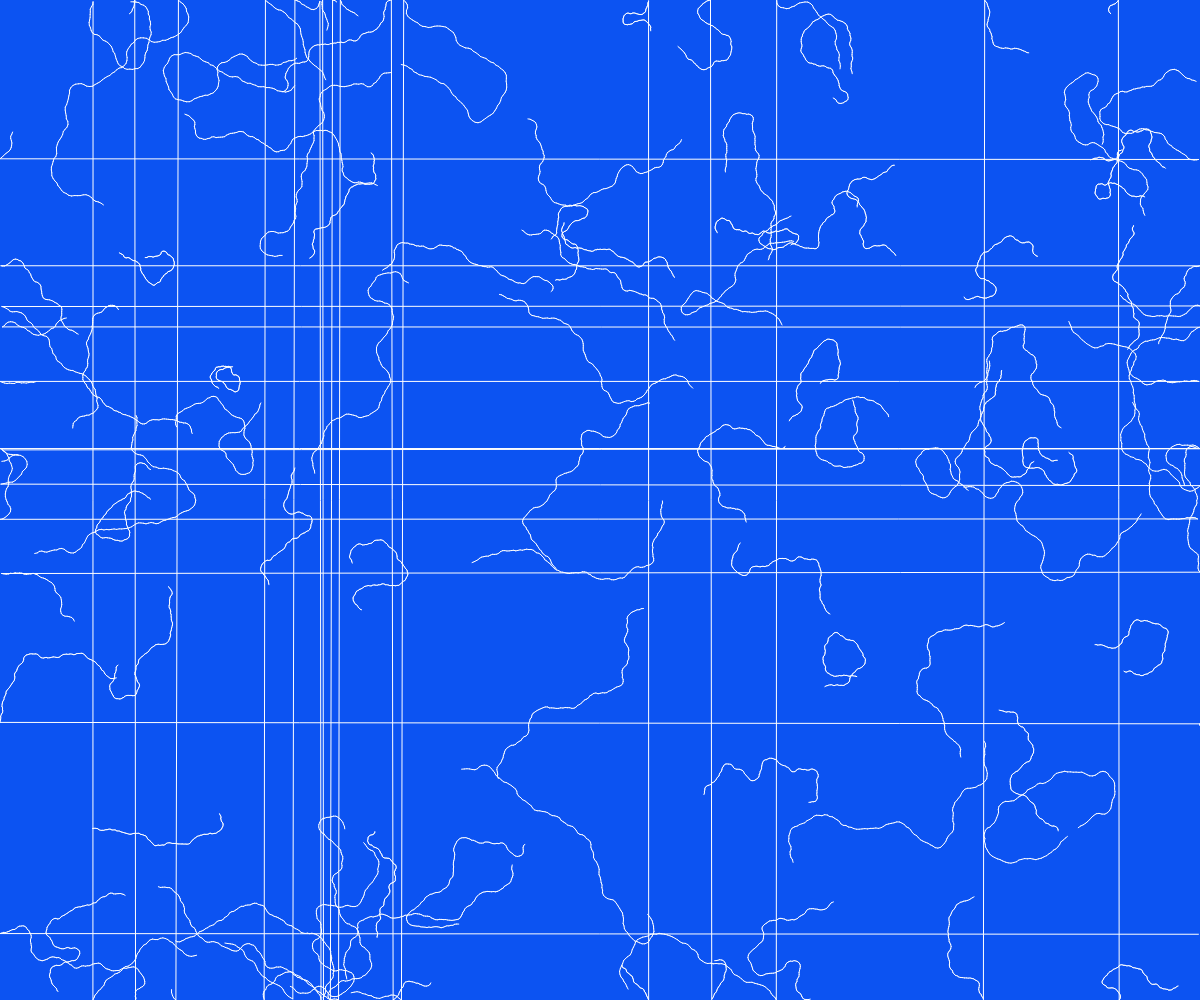
Frame 1 (no input)
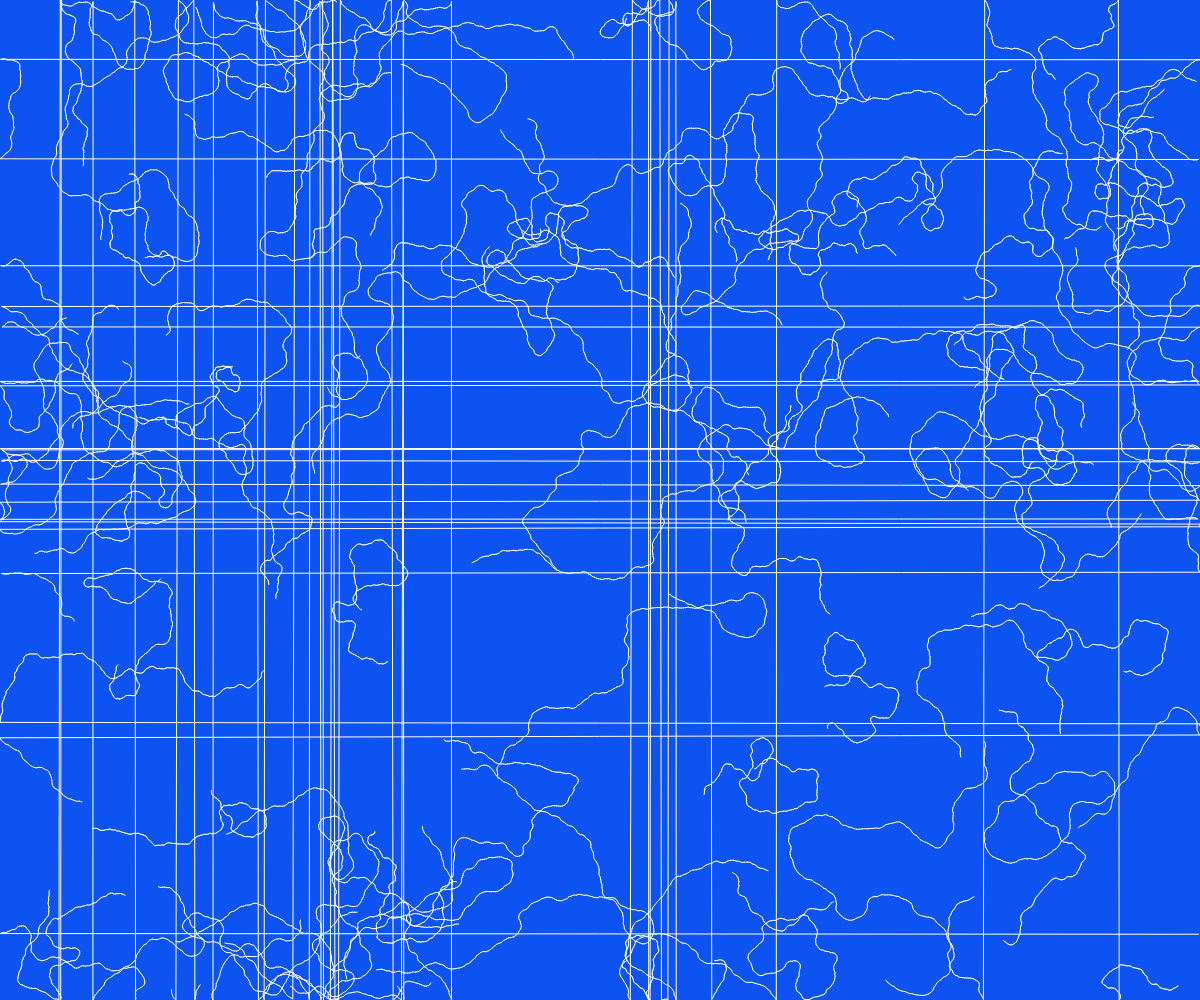
Frame 2 (the mouse pressed at the canvas centre, redrawn once)

The p5.js sketch that drew these frames (run headless with seeded random() and noise() and a simulated clock; the mouse was pressed at the canvas centre and the sketch redrawn once):

// p5.js sketch
// ── sketch.js
let agentes = [];

function setup() {
  createCanvas(windowWidth, windowHeight);
  background(12, 83, 242);

  for (let i = 0; i < 80; i++) {
    agentes.push({
      x: random(width),
      y: random(height),
      angulo: random(TWO_PI),
      velocidade: random(1, 3)
    });
  }
  noLoop();
}

function draw() {
  for (let agente of agentes) {

    for (let i = 0; i < 120; i++) {
      let xAnterior = agente.x;
      let yAnterior = agente.y;
      agente.angulo += random(-0.5, 0.5);

      agente.x += cos(agente.angulo) * agente.velocidade;
      agente.y += sin(agente.angulo) * agente.velocidade;

      if (agente.x < 0) agente.x = width;
      if (agente.x > width) agente.x = 0;
      if (agente.y < 0) agente.y = height;
      if (agente.y > height) agente.y = 0;
      
      stroke(255)
      line(
        xAnterior,
        yAnterior,
        agente.x,
        agente.y
      );
    }
  }
}
